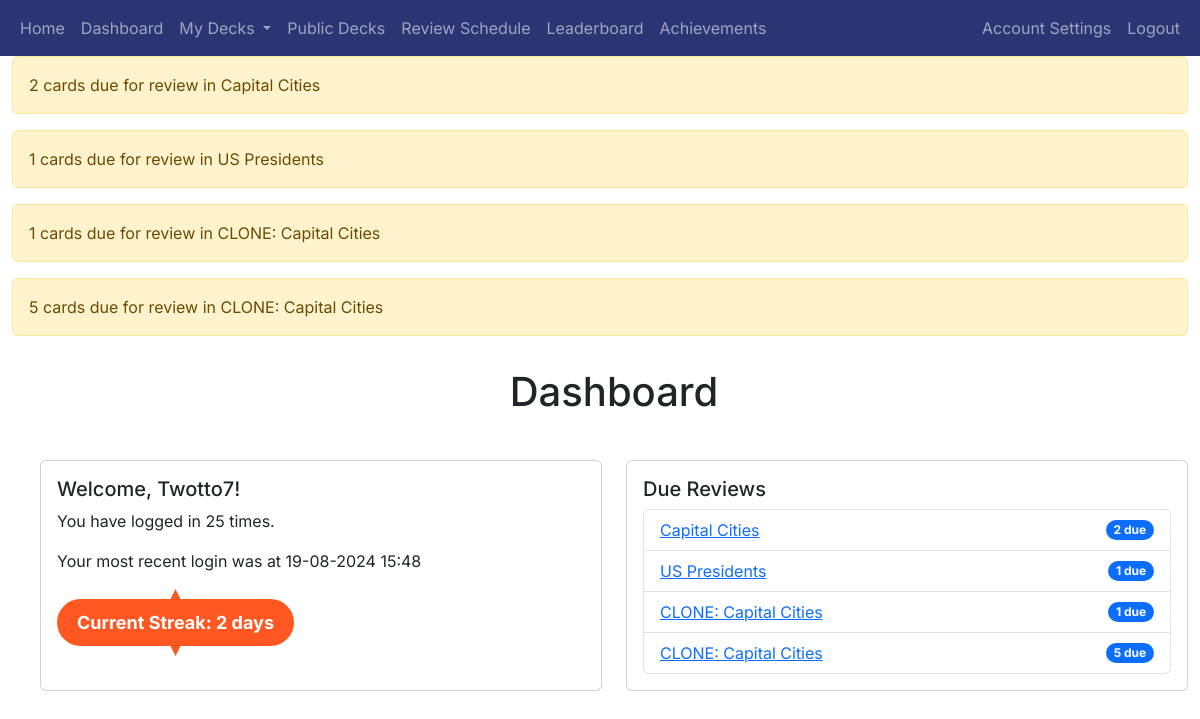
The page /dashboard (signed in) on the database its author committed.
### app/auth/models.py (models this page shows, shortened)
class User(db.Model, UserMixin):
    user_id = db.Column(db.Integer, primary_key=True)
    username = db.Column(db.String(80), unique=True, nullable=False)
    email = db.Column(db.String(120), unique=True, nullable=False)
    password_hash = db.Column(db.String(256), nullable=False)
    points = db.Column(db.Integer, default=0)  # Add points column
    achievements = db.relationship('UserAchievement', back_populates='user', cascade='all, delete-orphan')
    login_events = db.relationship('LoginEvent', backref='user', cascade='all, delete-orphan', lazy=True)
    decks = db.relationship('Deck', backref='user', cascade='all, delete-orphan', lazy=True)
    def get_login_count(self, user_id):
        return LoginEvent.query.filter_by(user_id=user_id).count()

### app/decks/models.py (models this page shows, shortened)
class Deck(db.Model):
    deck_id = db.Column(db.Integer, primary_key=True)
    name = db.Column(db.String(100), nullable=False)
    user_id = db.Column(db.Integer, db.ForeignKey('user.user_id'), nullable=False)
    created_at = db.Column(db.DateTime, nullable=False, default=datetime.utcnow)
    shared = db.Column(db.Boolean, default=False)
    review_start_date = db.Column(db.DateTime, nullable=True)
    cards = db.relationship('Card', backref='deck', cascade='all, delete-orphan', lazy=True)

### app/main/routes.py (the view)
@main_blueprint.route('/dashboard')
@login_required
def dashboard():
    user_decks = Deck.query.filter_by(user_id=current_user.user_id).all()
    due_reviews = []
    for deck in user_decks:
        due_count = Card.query.filter(
            Card.deck_id == deck.deck_id,
            Card.next_review_date <= datetime.utcnow()
        ).count()
        if due_count > 0:
            due_reviews.append({
                'deck_id': deck.deck_id,
                'name': deck.name,
                'due_count': due_count
            })
            flash(f'{due_count} cards due for review in {deck.name}', 'warning')
    login_events = LoginEvent.query.filter_by(user_id=current_user.user_id).order_by(LoginEvent.timestamp.desc()).all()
    previous_login_time = login_events[1].timestamp if len(login_events) > 1 else None
    if previous_login_time:
        bst = timezone('Europe/London')
        previous_login_time = previous_login_time.replace(tzinfo=pytz.utc).astimezone(bst)
        previous_login_time_str = previous_login_time.strftime('%d-%m-%Y %H:%M')
    else:
        previous_login_time_str = 'N/A'
    streak = session.get('streak', 1)
    user_info = {
        'username': current_user.username,
        'login_count': current_user.get_login_count(current_user.user_id),
        'last_login_at': previous_login_time_str,
        'current_streak': streak  # Add the current streak to user_info
    }
    return render_template('dashboard.html', due_reviews=due_reviews, user_info=user_info)

### app/__init__.py (called while the page is built)
@login_manager.user_loader
def load_user(user_id):
    return User.query.get(int(user_id))

### app/main/templates/dashboard.html (shortened to what this page needs)
{% extends "base.html" %}
{% block heading %}Dashboard{% endblock %}
{% block content %}
<div class="container mt-1" style="max-width: 1500px;">
    <div class="row">
        <div class="col-md-6 mb-4">
            <div class="card h-100">
                <div class="card-body">
                    <h5 class="card-title">Welcome, {{ user_info.username }}!</h5>
                    <p class="card-text">You have logged in {{ user_info.login_count }} times.</p>
                    <p class="card-text">Your most recent login was at {{ user_info.last_login_at }}</p>
                    <div class="streak-badge">
    Current Streak: {{ user_info.current_streak }} {{ 'day' if user_info.current_streak == 1 else 'days' }}
                    </div>
                </div>
            </div>
        </div>
        <div class="col-md-6 mb-4">
            <div class="card h-100">
                <div class="card-body">
                    <h5 class="card-title">Due Reviews</h5>
                    {% if due_reviews %}
                        <ul class="list-group">
                            {% for review in due_reviews %}
                                <li class="list-group-item d-flex justify-content-between align-items-center">
                                    <a href="{{ url_for('review.start_review', deck_id=review.deck_id) }}">{{ review.name }}</a>
                                    <span class="badge bg-primary rounded-pill">{{ review.due_count }} due</span>
                                </li>
                            {% endfor %}
                        </ul>
                    {% else %}
                        <p class="card-text">No reviews due at the moment.</p>
                    {% endif %}
                </div>
            </div>
        </div>
    </div>
</div>
{% endblock %}

### app/static/styles.css (style rules this page uses)
.streak-badge { display: inline-block; padding: 10px 20px; font-size: 18px; font-weight: bold; color: white; background-color: #FF5722; border-radius: 50px; text-align: center; margin-top: 10px; position: relative; }
.streak-badge::before { content: ''; position: absolute; top: -10px; left: 50%; transform: translateX(-50%); width: 20px; height: 20px; background-color: #FF5722; clip-path: polygon(50% 0%, 100% 100%, 0% 100%); }
.streak-badge::after { content: ''; position: absolute; bottom: -10px; left: 50%; transform: translateX(-50%); width: 20px; height: 20px; background-color: #FF5722; clip-path: polygon(0% 0%, 100% 0%, 50% 100%); }

### app/templates/base.html (style rules this page uses)
body { font-family: 'Inter', sans-serif; }
h1, h2, h3, h4, h5, h6, p, a { font-family: 'Inter', sans-serif; }

### rows shown on the page
User: username "Twotto7"
Deck: name "Capital Cities", due_count "2"
Deck: name "US Presidents", due_count "1"
Deck: name "CLONE: Capital Cities", due_count "1"
Deck: name "CLONE: Capital Cities", due_count "5"

### other values the page prints
{{ message }} "2 cards due for review in Capital Cities" "1 cards due for review in US Presidents" "1 cards due for review in CLONE: Capital Cities" "5 cards due for review in CLONE: Capital Cities"
{{ user_info.login_count }} "25"
{{ user_info.last_login_at }} "19-08-2024 15:48"
{{ user_info.current_streak }} "2"
{{ 'day' if user_info.current_streak == 1 else 'days' }} "days"
